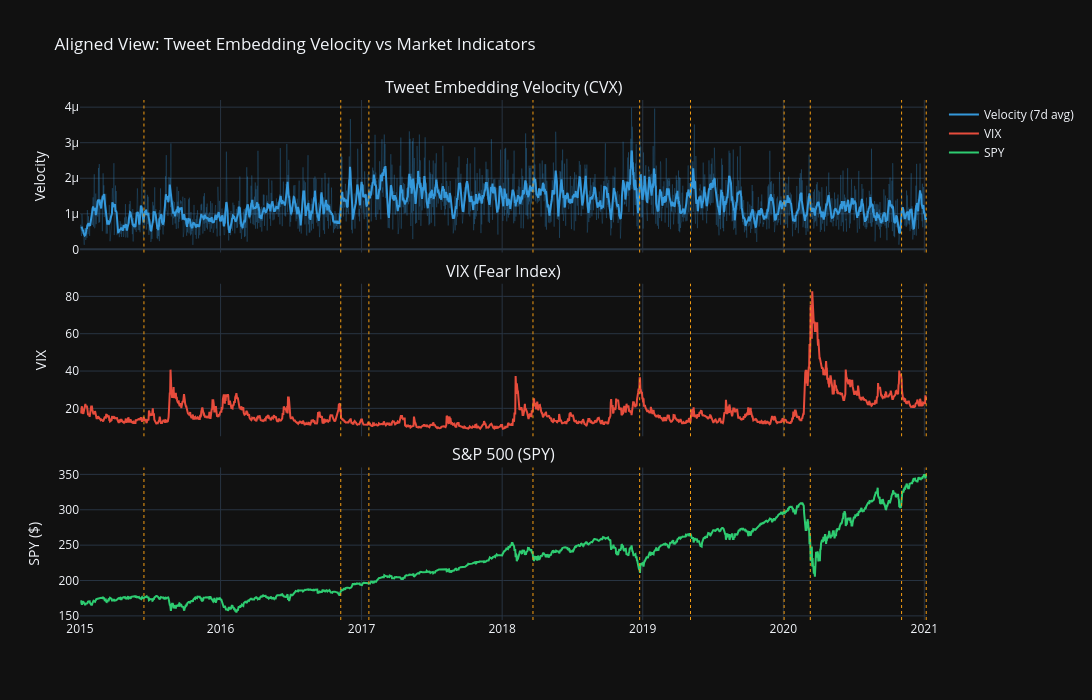

This figure's notebook cell:
### Code cell
# ── 5d. Multi-panel aligned view: tweet velocity, VIX, S&P 500 ──
fig = make_subplots(
    rows=3, cols=1,
    subplot_titles=['Tweet Embedding Velocity (CVX)', 'VIX (Fear Index)', 'S&P 500 (SPY)'],
    shared_xaxes=True, vertical_spacing=0.06,
)

# Panel 1: Tweet velocity
fig.add_trace(go.Scatter(
    x=df_aligned.index, y=df_aligned['velocity'],
    mode='lines', line=dict(color=C_TWEET, width=0.5),
    opacity=0.4, name='Velocity (raw)', showlegend=False,
), row=1, col=1)
fig.add_trace(go.Scatter(
    x=df_aligned.index, y=df_aligned['vel_7d'],
    mode='lines', line=dict(color=C_TWEET, width=2),
    name='Velocity (7d avg)',
), row=1, col=1)

# Panel 2: VIX
if 'VIX' in df_aligned.columns:
    fig.add_trace(go.Scatter(
        x=df_aligned.index, y=df_aligned['VIX'],
        mode='lines', line=dict(color=C_CRISIS, width=2),
        name='VIX',
    ), row=2, col=1)

# Panel 3: SPY
if 'SPY' in df_aligned.columns:
    fig.add_trace(go.Scatter(
        x=df_aligned.index, y=df_aligned['SPY'],
        mode='lines', line=dict(color=C_ECON, width=2),
        name='SPY',
    ), row=3, col=1)

# Add key events
for event_date, event_name in KEY_EVENTS.items():
    event_dt = pd.Timestamp(event_date)
    for row in [1, 2, 3]:
        fig.add_vline(
            x=event_dt, row=row, col=1,
            line=dict(color=C_EVENT, width=1, dash='dot'),
        )

fig.update_yaxes(title_text='Velocity', row=1, col=1)
fig.update_yaxes(title_text='VIX', row=2, col=1)
fig.update_yaxes(title_text='SPY ($)', row=3, col=1)
fig.update_layout(
    title='Aligned View: Tweet Embedding Velocity vs Market Indicators',
    height=700, width=1100, template=TEMPLATE,
)
fig.show()

### Figure 1 — Plotly figure (JSON) as saved in the notebook; plotly's stock layout.template omitted (floating-point values rounded to 4 significant figures; data arrays with more than 128 entries replaced by an {"elided": "..."} marker saying what was removed)
{"data": [{"line": {"color": "#3498db", "width": 0.5}, "mode": "lines", "name": "Velocity (raw)", "opacity": 0.4, "showlegend": false, "type": "scatter", "x": {"elided": "2176 str values"}, "xaxis": "x", "y": {"elided": "2176 float values"}, "yaxis": "y"}, {"line": {"color": "#3498db", "width": 2}, "mode": "lines", "name": "Velocity (7d avg)", "type": "scatter", "x": {"elided": "2176 str values"}, "xaxis": "x", "y": {"elided": "2176 float values"}, "yaxis": "y"}, {"line": {"color": "#e74c3c", "width": 2}, "mode": "lines", "name": "VIX", "type": "scatter", "x": {"elided": "2176 str values"}, "xaxis": "x2", "y": {"elided": "2176 float values"}, "yaxis": "y2"}, {"line": {"color": "#2ecc71", "width": 2}, "mode": "lines", "name": "SPY", "type": "scatter", "x": {"elided": "2176 str values"}, "xaxis": "x3", "y": {"elided": "2176 float values"}, "yaxis": "y3"}], "layout": {"annotations": [{"font": {"size": 16}, "showarrow": false, "text": "Tweet Embedding Velocity (CVX)", "x": 0.5, "xanchor": "center", "xref": "paper", "y": 1.0, "yanchor": "bottom", "yref": "paper"}, {"font": {"size": 16}, "showarrow": false, "text": "VIX (Fear Index)", "x": 0.5, "xanchor": "center", "xref": "paper", "y": 0.6467, "yanchor": "bottom", "yref": "paper"}, {"font": {"size": 16}, "showarrow": false, "text": "S&P 500 (SPY)", "x": 0.5, "xanchor": "center", "xref": "paper", "y": 0.2933, "yanchor": "bottom", "yref": "paper"}], "height": 700, "shapes": [{"line": {"color": "#f39c12", "dash": "dot", "width": 1}, "type": "line", "x0": "2015-06-16T00:00:00", "x1": "2015-06-16T00:00:00", "xref": "x", "y0": 0, "y1": 1, "yref": "y domain"}, {"line": {"color": "#f39c12", "dash": "dot", "width": 1}, "type": "line", "x0": "2015-06-16T00:00:00", "x1": "2015-06-16T00:00:00", "xref": "x2", "y0": 0, "y1": 1, "yref": "y2 domain"}, {"line": {"color": "#f39c12", "dash": "dot", "width": 1}, "type": "line", "x0": "2015-06-16T00:00:00", "x1": "2015-06-16T00:00:00", "xref": "x3", "y0": 0, "y1": 1, "yref": "y3 domain"}, {"line": {"color": "#f39c12", "dash": "dot", "width": 1}, "type": "line", "x0": "2016-11-08T00:00:00", "x1": "2016-11-08T00:00:00", "xref": "x", "y0": 0, "y1": 1, "yref": "y domain"}, {"line": {"color": "#f39c12", "dash": "dot", "width": 1}, "type": "line", "x0": "2016-11-08T00:00:00", "x1": "2016-11-08T00:00:00", "xref": "x2", "y0": 0, "y1": 1, "yref": "y2 domain"}, {"line": {"color": "#f39c12", "dash": "dot", "width": 1}, "type": "line", "x0": "2016-11-08T00:00:00", "x1": "2016-11-08T00:00:00", "xref": "x3", "y0": 0, "y1": 1, "yref": "y3 domain"}, {"line": {"color": "#f39c12", "dash": "dot", "width": 1}, "type": "line", "x0": "2017-01-20T00:00:00", "x1": "2017-01-20T00:00:00", "xref": "x", "y0": 0, "y1": 1, "yref": "y domain"}, {"line": {"color": "#f39c12", "dash": "dot", "width": 1}, "type": "line", "x0": "2017-01-20T00:00:00", "x1": "2017-01-20T00:00:00", "xref": "x2", "y0": 0, "y1": 1, "yref": "y2 domain"}, {"line": {"color": "#f39c12", "dash": "dot", "width": 1}, "type": "line", "x0": "2017-01-20T00:00:00", "x1": "2017-01-20T00:00:00", "xref": "x3", "y0": 0, "y1": 1, "yref": "y3 domain"}, {"line": {"color": "#f39c12", "dash": "dot", "width": 1}, "type": "line", "x0": "2018-03-22T00:00:00", "x1": "2018-03-22T00:00:00", "xref": "x", "y0": 0, "y1": 1, "yref": "y domain"}, {"line": {"color": "#f39c12", "dash": "dot", "width": 1}, "type": "line", "x0": "2018-03-22T00:00:00", "x1": "2018-03-22T00:00:00", "xref": "x2", "y0": 0, "y1": 1, "yref": "y2 domain"}, {"line": {"color": "#f39c12", "dash": "dot", "width": 1}, "type": "line", "x0": "2018-03-22T00:00:00", "x1": "2018-03-22T00:00:00", "xref": "x3", "y0": 0, "y1": 1, "yref": "y3 domain"}, {"line": {"color": "#f39c12", "dash": "dot", "width": 1}, "type": "line", "x0": "2018-12-24T00:00:00", "x1": "2018-12-24T00:00:00", "xref": "x", "y0": 0, "y1": 1, "yref": "y domain"}, {"line": {"color": "#f39c12", "dash": "dot", "width": 1}, "type": "line", "x0": "2018-12-24T00:00:00", "x1": "2018-12-24T00:00:00", "xref": "x2", "y0": 0, "y1": 1, "yref": "y2 domain"}, {"line": {"color": "#f39c12", "dash": "dot", "width": 1}, "type": "line", "x0": "2018-12-24T00:00:00", "x1": "2018-12-24T00:00:00", "xref": "x3", "y0": 0, "y1": 1, "yref": "y3 domain"}, {"line": {"color": "#f39c12", "dash": "dot", "width": 1}, "type": "line", "x0": "2019-05-05T00:00:00", "x1": "2019-05-05T00:00:00", "xref": "x", "y0": 0, "y1": 1, "yref": "y domain"}, {"line": {"color": "#f39c12", "dash": "dot", "width": 1}, "type": "line", "x0": "2019-05-05T00:00:00", "x1": "2019-05-05T00:00:00", "xref": "x2", "y0": 0, "y1": 1, "yref": "y2 domain"}, {"line": {"color": "#f39c12", "dash": "dot", "width": 1}, "type": "line", "x0": "2019-05-05T00:00:00", "x1": "2019-05-05T00:00:00", "xref": "x3", "y0": 0, "y1": 1, "yref": "y3 domain"}, {"line": {"color": "#f39c12", "dash": "dot", "width": 1}, "type": "line", "x0": "2020-01-03T00:00:00", "x1": "2020-01-03T00:00:00", "xref": "x", "y0": 0, "y1": 1, "yref": "y domain"}, {"line": {"color": "#f39c12", "dash": "dot", "width": 1}, "type": "line", "x0": "2020-01-03T00:00:00", "x1": "2020-01-03T00:00:00", "xref": "x2", "y0": 0, "y1": 1, "yref": "y2 domain"}, {"line": {"color": "#f39c12", "dash": "dot", "width": 1}, "type": "line", "x0": "2020-01-03T00:00:00", "x1": "2020-01-03T00:00:00", "xref": "x3", "y0": 0, "y1": 1, "yref": "y3 domain"}, {"line": {"color": "#f39c12", "dash": "dot", "width": 1}, "type": "line", "x0": "2020-03-11T00:00:00", "x1": "2020-03-11T00:00:00", "xref": "x", "y0": 0, "y1": 1, "yref": "y domain"}, {"line": {"color": "#f39c12", "dash": "dot", "width": 1}, "type": "line", "x0": "2020-03-11T00:00:00", "x1": "2020-03-11T00:00:00", "xref": "x2", "y0": 0, "y1": 1, "yref": "y2 domain"}, {"line": {"color": "#f39c12", "dash": "dot", "width": 1}, "type": "line", "x0": "2020-03-11T00:00:00", "x1": "2020-03-11T00:00:00", "xref": "x3", "y0": 0, "y1": 1, "yref": "y3 domain"}, {"line": {"color": "#f39c12", "dash": "dot", "width": 1}, "type": "line", "x0": "2020-11-03T00:00:00", "x1": "2020-11-03T00:00:00", "xref": "x", "y0": 0, "y1": 1, "yref": "y domain"}, {"line": {"color": "#f39c12", "dash": "dot", "width": 1}, "type": "line", "x0": "2020-11-03T00:00:00", "x1": "2020-11-03T00:00:00", "xref": "x2", "y0": 0, "y1": 1, "yref": "y2 domain"}, {"line": {"color": "#f39c12", "dash": "dot", "width": 1}, "type": "line", "x0": "2020-11-03T00:00:00", "x1": "2020-11-03T00:00:00", "xref": "x3", "y0": 0, "y1": 1, "yref": "y3 domain"}, {"line": {"color": "#f39c12", "dash": "dot", "width": 1}, "type": "line", "x0": "2021-01-06T00:00:00", "x1": "2021-01-06T00:00:00", "xref": "x", "y0": 0, "y1": 1, "yref": "y domain"}, {"line": {"color": "#f39c12", "dash": "dot", "width": 1}, "type": "line", "x0": "2021-01-06T00:00:00", "x1": "2021-01-06T00:00:00", "xref": "x2", "y0": 0, "y1": 1, "yref": "y2 domain"}, {"line": {"color": "#f39c12", "dash": "dot", "width": 1}, "type": "line", "x0": "2021-01-06T00:00:00", "x1": "2021-01-06T00:00:00", "xref": "x3", "y0": 0, "y1": 1, "yref": "y3 domain"}], "title": {"text": "Aligned View: Tweet Embedding Velocity vs Market Indicators"}, "width": 1100, "xaxis": {"anchor": "y", "domain": [0.0, 1.0], "matches": "x3", "showticklabels": false}, "xaxis2": {"anchor": "y2", "domain": [0.0, 1.0], "matches": "x3", "showticklabels": false}, "xaxis3": {"anchor": "y3", "domain": [0.0, 1.0]}, "yaxis": {"anchor": "x", "domain": [0.7067, 1.0], "title": {"text": "Velocity"}}, "yaxis2": {"anchor": "x2", "domain": [0.3533, 0.6467], "title": {"text": "VIX"}}, "yaxis3": {"anchor": "x3", "domain": [0.0, 0.2933], "title": {"text": "SPY ($)"}}}}
